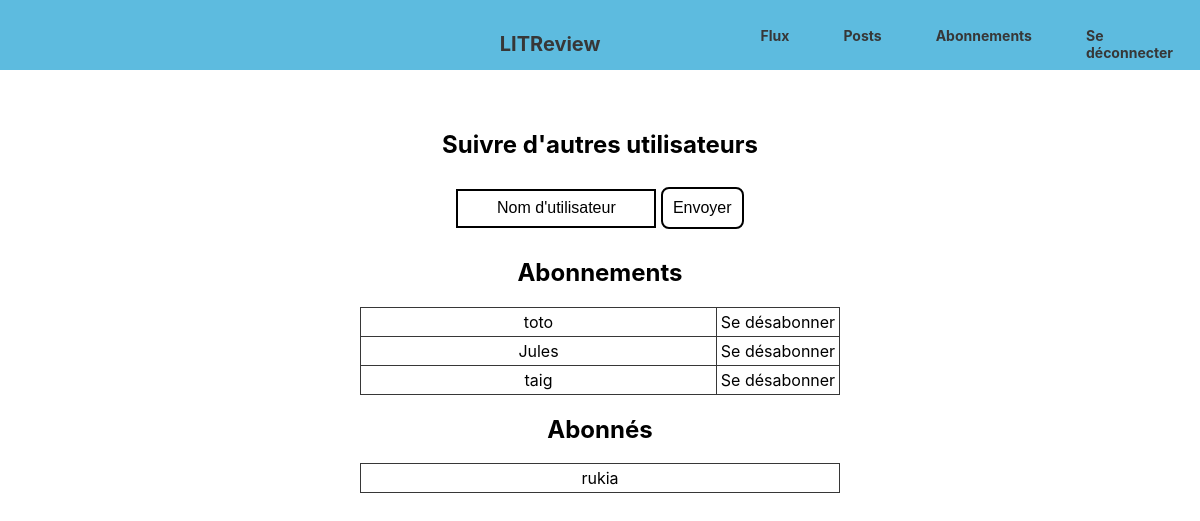
Page /subscribe/ (signed in) on the committed database.
### blog/models.py (models this page shows)
class UserFollows(models.Model):
    user = models.ForeignKey(
        settings.AUTH_USER_MODEL,
        on_delete=models.CASCADE,
        related_name='following',
    )
    followed_user = models.ForeignKey(
        settings.AUTH_USER_MODEL,
        on_delete=models.CASCADE,
        related_name='followed_by'
    )
    class Meta:
        unique_together = ('user', 'followed_user')
        verbose_name = "Utilisateur suivi"
        verbose_name_plural = 'Utilisateurs suivis'

### authentication/models.py (models this page shows)
class User(AbstractUser):
    class Meta:
        verbose_name = 'Liste d\'utilisateur'
        verbose_name_plural = 'Liste des utilisateurs'

### blog/views.py (the view, shortened to what this page needs)
# urls.py: path('subscribe/', blog.views.subscribe, name='subscribe'),
@login_required
def subscribe(request):
    error_text = None
    list_followed_users = models.UserFollows.objects.filter(user=request.user)
    list_users_following_you = models.UserFollows.objects.filter(followed_user=request.user)
    return render(request, 'blog/subscribe.html', {
        'list_followed_users': list_followed_users,
        'list_users_following_you': list_users_following_you,
        'error_text': error_text,
    })

### blog/templates/blog/subscribe.html (shortened to what this page needs)
{% extends 'base.html' %}
{% block content %}
<div class="container suscribe">
    <h2>Suivre d'autres utilisateurs</h2>
    <form action="" method="post">
        <input type="text" name="username" id="username" value="" placeholder="Nom d'utilisateur" required>
        <button type='submit'>Envoyer</button>
    </form>
    <h2>Abonnements</h2>
        <table>
        {% for followed_user in list_followed_users %}
            <tr>
                <td>{{ followed_user.followed_user }}</td>
                <td><a href="{% url 'unsubscribe' followed_user.id %}">Se désabonner</a></td>
            </tr>
        {% endfor %}
        </table>
    <h2>Abonnés</h2>
        <table>
            {% for user_following_you in list_users_following_you %}
                <tr>
                    <td>{{ user_following_you.user }}</td>
                </tr>
            {% endfor %}
        </table>
</div>
{% endblock content %}

### static/app.css (style rules this page uses)
body { font-family: "SF Pro Text", 'Segoe UI', Roboto, Oxygen, Ubuntu, Cantarell, 'Open Sans', 'Helvetica Neue', sans-serif; margin: auto; }
input { padding: 10px 0; margin: 10px 0; border: 2px solid black; width: 20%; min-width: 200px; text-align: center; }
input::placeholder { color: black; text-align: center; font-size: 16px; }
.container { padding-top: 40px; width: 100%; }
.container, #connection { display: block; text-align: center; }
.container h2 { text-align: center; }
.container button, #subscribe a, .add_ticket a, .add_buttons a, .button, #id_image::file-selector-button { text-decoration: none; color: black; font-size: medium; font-style: normal; background-color: white; padding: 10px; border: 2px black solid; border-radius: 8px; cursor: pointer; width: fit-content; }
.suscribe { width: 40%; min-width: 400px; }
.suscribe input { width: 40%; }
.suscribe table, .suscribe th, .suscribe td { border-collapse: collapse; border: 1px solid rgb(55, 55, 55); }
.suscribe table { width: 100%; }
.suscribe table td:nth-child(1) { text-align: center; padding: 4px 0; }
.suscribe table td:nth-child(2) { text-align: center; width: 20%; min-width: 120px; }
.suscribe table a { color: black; text-decoration: none; }

### rows in the picture
UserFollows: followed_user "toto"
UserFollows: followed_user "Jules"
UserFollows: followed_user "taig"
UserFollows: user "rukia"
